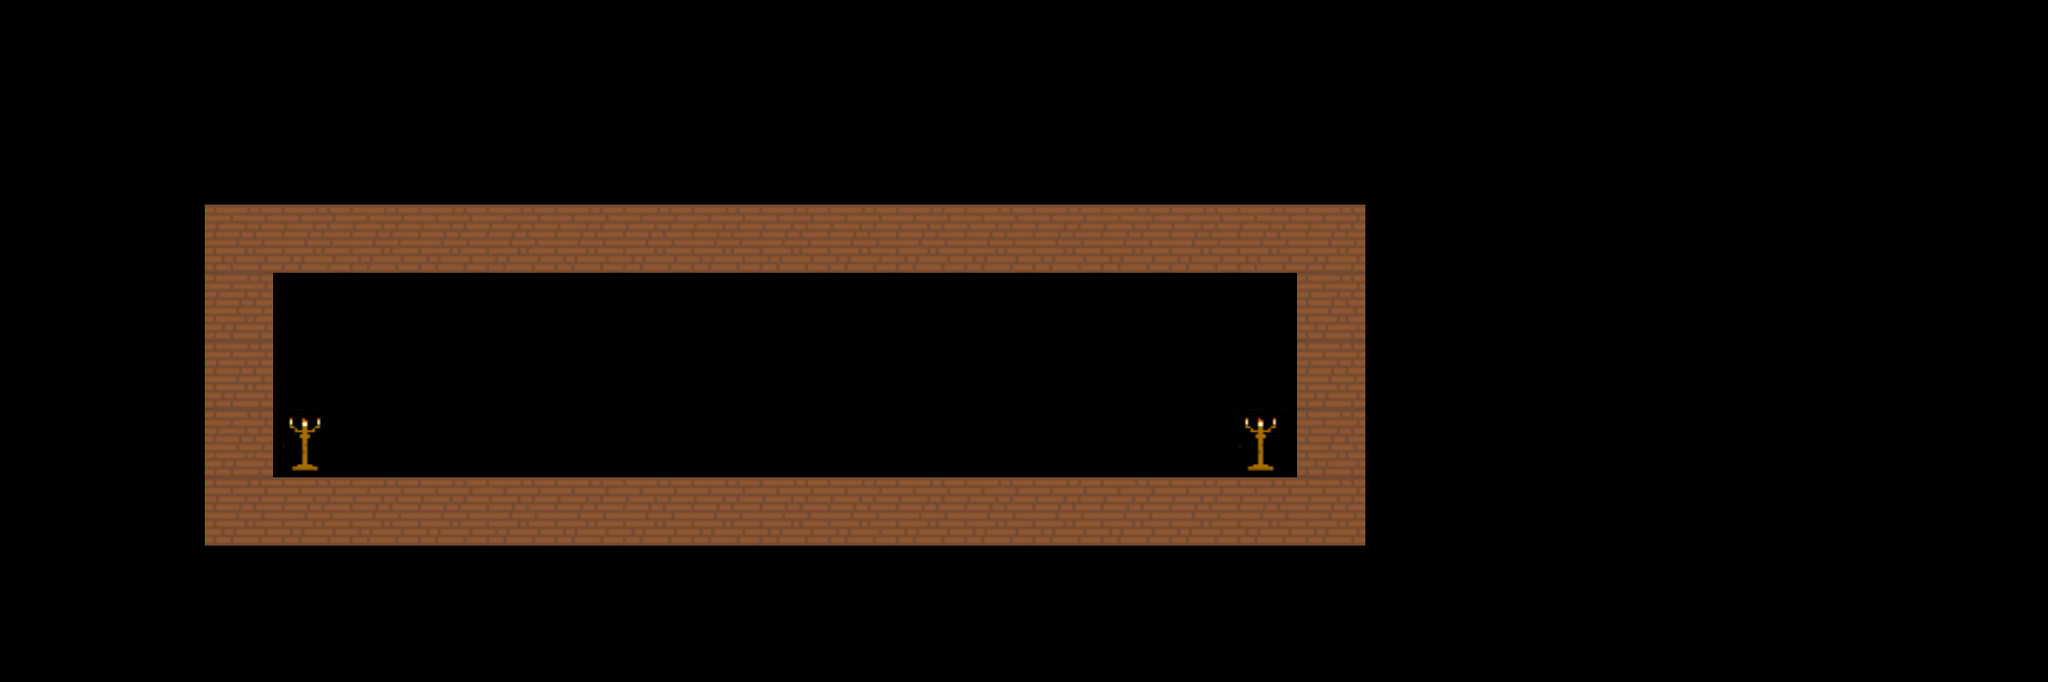

Tiled map render using the project's own tile images. Description and the map definition, with tile-layer contents summarised, below:
An orthogonal 30x10 tile map with 70x70 px tiles, 2 tile layers (World, Coins), 2 tilesets.

<map version="1.2" tiledversion="1.3.5" orientation="orthogonal" renderorder="right-down" width="30" height="10" tilewidth="70" tileheight="70" infinite="0" backgroundcolor="#000000" nextlayerid="3" nextobjectid="31">
 <editorsettings>
  <export target="map.json" format="json" />
 </editorsettings>
 <tileset firstgid="1" name="tiles" tilewidth="70" tileheight="70" tilecount="16" columns="4">
  <image source="tiles.png" width="280" height="280" />
  <tile id="0">
   <properties>
    <property name="collides" type="bool" value="true" />
   </properties>
  </tile>
  <tile id="1">
   <properties>
    <property name="collides" type="bool" value="true" />
   </properties>
  </tile>
  <tile id="2">
   <properties>
    <property name="collides" type="bool" value="true" />
   </properties>
  </tile>
  <tile id="3">
   <properties>
    <property name="collides" type="bool" value="true" />
   </properties>
  </tile>
  <tile id="4">
   <properties>
    <property name="collides" type="bool" value="true" />
   </properties>
  </tile>
  <tile id="5">
   <properties>
    <property name="collides" type="bool" value="true" />
   </properties>
  </tile>
  <tile id="6">
   <properties>
    <property name="collides" type="bool" value="true" />
   </properties>
  </tile>
  <tile id="8">
   <properties>
    <property name="collides" type="bool" value="true" />
   </properties>
  </tile>
  <tile id="9">
   <properties>
    <property name="collides" type="bool" value="true" />
   </properties>
  </tile>
  <tile id="10">
   <properties>
    <property name="collides" type="bool" value="true" />
   </properties>
  </tile>
  <tile id="12">
   <properties>
    <property name="collides" type="bool" value="true" />
   </properties>
  </tile>
  <tile id="13">
   <properties>
    <property name="collides" type="bool" value="true" />
   </properties>
  </tile>
  <tile id="14">
   <properties>
    <property name="collides" type="bool" value="true" />
   </properties>
  </tile>
 </tileset>
 <tileset firstgid="17" name="coin" tilewidth="70" tileheight="70" tilecount="1" columns="1">
  <image source="coinGold.png" width="70" height="70" />
 </tileset>
 <layer id="1" name="World" width="30" height="10">
  <data>[300 cells, 42 non-empty, 2 distinct tile ids]</data>
 </layer>
 <layer id="2" name="Coins" width="30" height="10">
  <data>[300 cells, 0 non-empty, 0 distinct tile ids]</data>
 </layer>
</map>
